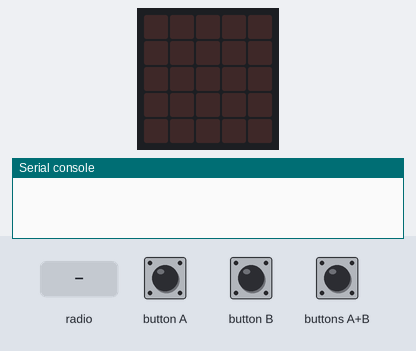
Recording of a program running on a simulated Calliope mini (MakeCode). Parts: the board's 5×5 LED display, the last lines printed to the serial console. The inputs (shaded band) are chosen by the test bench. No radio messages arrive unless stated (any console line starting 'radio sent:' is added by the test bench).

Above: at 1.2 s.
1.3 s: button A pressed for 0.15 s
At 2.0 s:
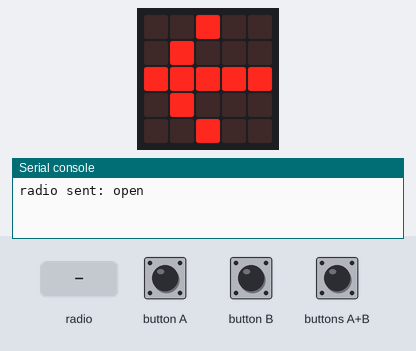
2.9 s: button B pressed for 0.15 s
At 4.2 s:
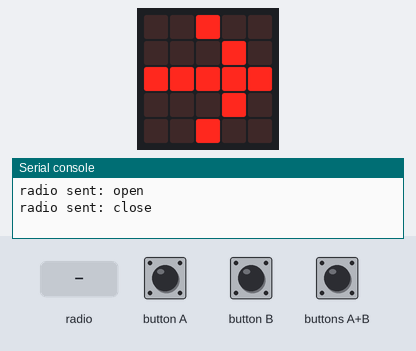
4.5 s: buttons A+B pressed for 0.15 s
At 5.6 s:
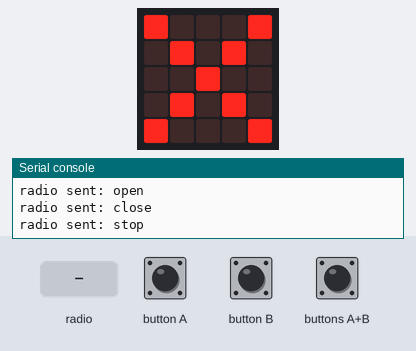
6.1 s: radio message "done" arrives
At 7.3 s:
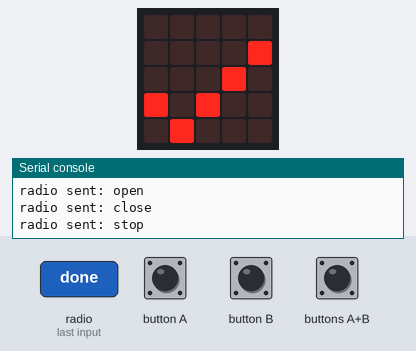
9.1 s: radio message "error" arrives
At 9.6 s:
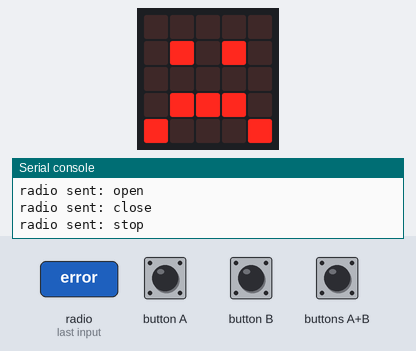
12.1 s: buttons A+B pressed for 1 s
At 13.8 s:
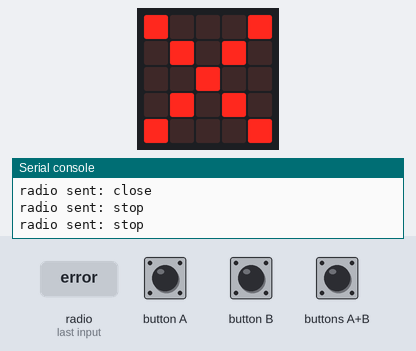
Timing chart, 0 to 15.3 s (numbered marks = the images above; inputs shaded):
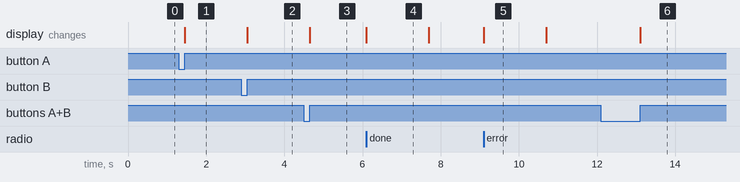

The program:

main.ts
```typescript
// REMOTE – Calliope mini (or micro:bit) in your hand
// Paste into makecode.calliope.cc → JavaScript view
// A = open, B = close, A+B = stop

radio.setGroup(42)          // must match the carriage
radio.setTransmitPower(7)   // max range

input.onButtonPressed(Button.A, function () {
    radio.sendString("open")
    basic.showArrow(ArrowNames.West)
})

input.onButtonPressed(Button.B, function () {
    radio.sendString("close")
    basic.showArrow(ArrowNames.East)
})

input.onButtonPressed(Button.AB, function () {
    radio.sendString("stop")
    basic.showIcon(IconNames.No)
})

// Status messages sent back by the carriage
radio.onReceivedString(function (msg) {
    if (msg == "done") {
        basic.showIcon(IconNames.Yes)
    } else if (msg == "error") {
        basic.showIcon(IconNames.Sad)
    }
    basic.pause(1000)
    basic.clearScreen()
})
```

Measured:
- after the input at 1.3 s, the display: changes after 0.15 s (image 1)
- after the input at 2.9 s, the display: changes after 0.15 s (image 2)
- after the input at 4.5 s, the display: changes after 0.15 s (image 3)
- after the input at 6.1 s, the display: changes at once (image 4)
- after the input at 9.1 s, the display: changes at once (image 5)
- after the input at 12.1 s, the display: changes after 1.0 s (image 6)
- what the display in image 4 shows lasts 1.6 s, from 6.1 s to 7.7 s
